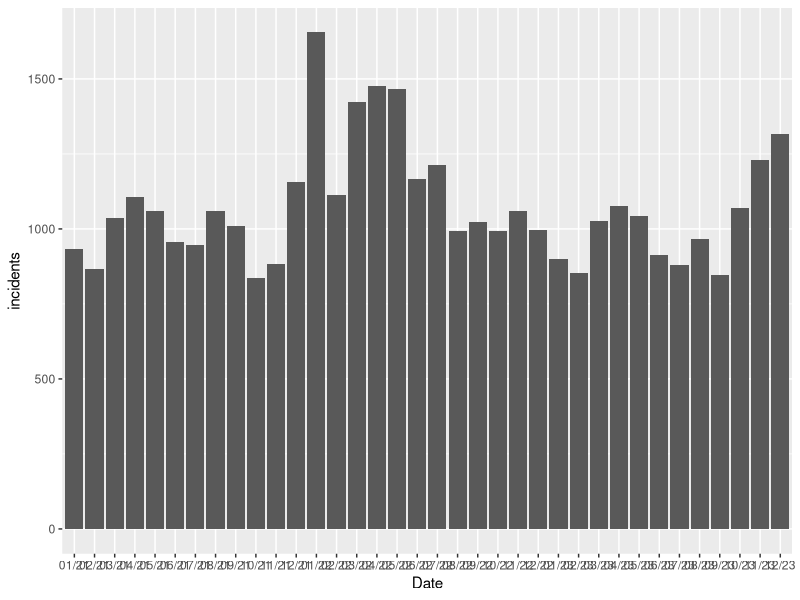
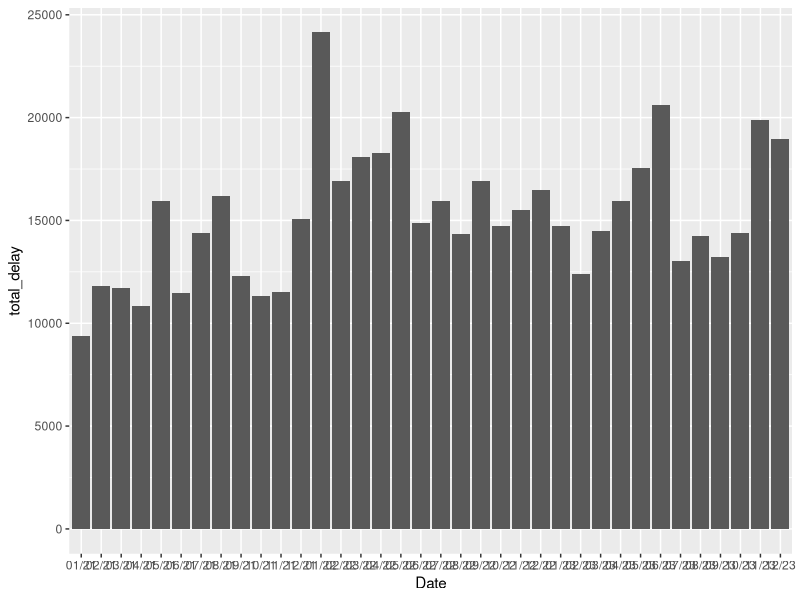

Source code (R) for these figures, in order:
## ---- chunk 1
#| include: false
#| warning: false
#| message: false

library(tidyverse)
library(here)
library(knitr)
library(kableExtra)
analysis_data <- read_csv(here("outputs/data/analysis_data.csv"))
analysis_data$Date <- factor(analysis_data$Date, levels = unique(analysis_data$Date))
raw_data_ex <- read_csv(here("inputs/data/raw_data_2021.csv"))

## ---- chunk 2
#| echo: false
table_raw <- kable(head(raw_data_ex)) %>% 
  kable_styling(full_width = FALSE)

table_raw
## ---- chunk 3
#| echo: false
table <- kable(head(analysis_data)) %>% 
  kable_styling(full_width = FALSE)

table 
## ---- chunk 4
#| echo: false


ggplot(analysis_data, aes(Date, incidents)) +
  geom_col()
## ---- chunk 5
#| echo: false

ggplot(analysis_data, aes(Date, total_delay)) +
  geom_col()
